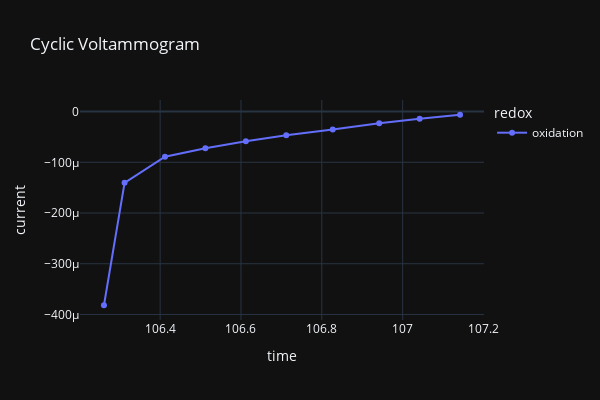

Notebook code for this chart:
### Code cell
# step 2 get the negative current and store in a new dataframe. Get the minimum and maximum indices of the negative current

neg_current = data.query('current < 0')

min_index = neg_current.index.min() - 1
max_index = neg_current.index.max() + 1

px.line(neg_current, x='time', y='current', title='Cyclic Voltammogram', color='redox', template='plotly_dark', width=600, height=400, markers=True).show()

print(f"the min index is {min_index} and the max index is {max_index}")
neg_current

### Figure 1 — Plotly figure (JSON) as saved in the notebook; plotly's stock layout.template omitted (floating-point values rounded to 4 significant figures)
{"data": [{"hovertemplate": "redox=oxidation<br>time=%{x}<br>current=%{y}<extra></extra>", "legendgroup": "oxidation", "line": {"color": "#636efa", "dash": "solid"}, "marker": {"symbol": "circle"}, "mode": "markers+lines", "name": "oxidation", "orientation": "v", "showlegend": true, "type": "scatter", "x": [106.3, 106.3, 106.4, 106.5, 106.6, 106.7, 106.8, 106.9, 107.0, 107.1], "xaxis": "x", "y": [-0.0003818, -0.0001405, -8.897e-05, -7.221e-05, -5.828e-05, -4.653e-05, -3.511e-05, -2.302e-05, -1.424e-05, -6.216e-06], "yaxis": "y"}], "layout": {"height": 400, "legend": {"title": {"text": "redox"}, "tracegroupgap": 0}, "title": {"text": "Cyclic Voltammogram"}, "width": 600, "xaxis": {"anchor": "y", "domain": [0, 1], "title": {"text": "time"}}, "yaxis": {"anchor": "x", "domain": [0, 1], "title": {"text": "current"}}}}
